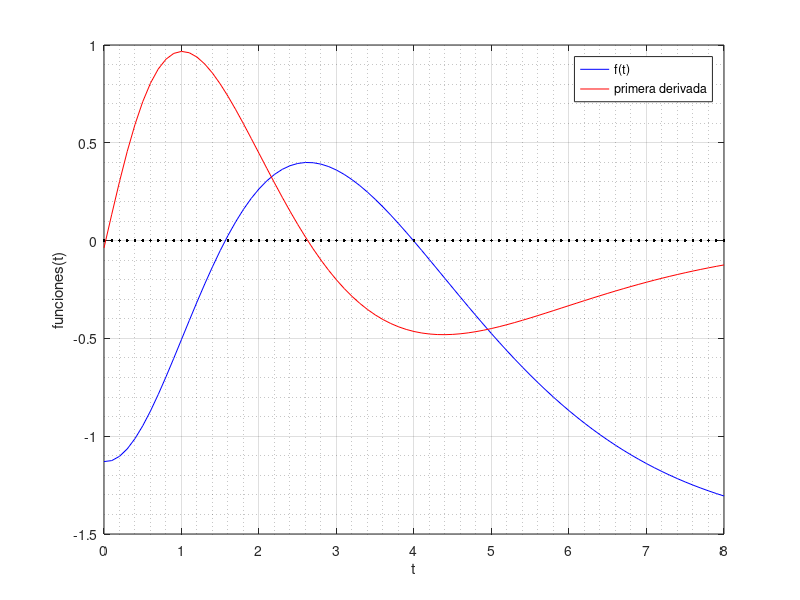

MATLAB code to generate this figure: (Note: this script raises an error after producing the figure.)
E=@(t)((t+1/3).^(3)+1/3).*e.^(-t);%Ecuacion de energia
tol=1e-5;
kmax=1000;
%funciones y sus derivadas
f=@(t)((t+1/3).^(3)+1/3).*e.^(-t)-1.5;%funcion de (a)
df=@(t) -e.^(-t).*((t+1/3).^(3)+1/3)+3*e.^(-t).*(t+1/3).^(2);
ddf=@(t)(e.^(-t).*(27*t.^3-135.*t.^2+63.*t+46))/27;
dddf=@(t)(1/27).*(-333.*t.*e.^(-t)+
216.*t.^2.*e.^(-t)-27.*t.^3.*e.^(-t)+17.*e.^(-t));
t=[0:0.1:8];
Et = E(t);
dft = df(t);
ddft=ddf(t);
dddft = dddf(t);
%----------------------------------------------------------------------
%(a) Determinar instantes de tiempo en los que la energia es 
%igual a 1.5, con 5 digitos de precision
%Grafica de f(t)
ft=f(t);
figure(1)
plot(t,ft,'b');
hold on
plot(t,dft,'r');
hold on
plot(t,0,'k')
set(gca,'XTick',0:1:100)
grid on
grid minor
xlabel('t')
ylabel('funciones(t)')
legend('f(t)','primera derivada')
hold off
%solucion por Newton-Raphson
%intervalo 1
x011=1;
[xNew11 hNew11 itNew11] = newton(f,df,x011,kmax,tol)
%intervalo 2
x012=3.5;
[xNew12 hNew12 itNew12] = newton(f,df,x012,kmax,tol)
%----------------------------------------------------------------------
%(b)Determinar max energia del sistema y en que t ocurre, utilizando
%misma tol

%Grafica de df(t)
figure(2)
plot(t,dft,'b');
hold on
plot(t,ddft,'r');
hold on
plot(t,0,'k');
set(gca,'XTick',0:1:100)
grid on
grid minor
xlabel('t')
ylabel('funciones(t)')
legend('primera derivada','segunda derivada')
hold off
%solucion por Newton-Raphson
x02=2.5;
[xNew2 hNew2 itNew2] = newton(df,ddf,x02,kmax,tol)
%----------------------------------------------------------------------
%(c) Determinar t en donde se da la max tasa de 
%crecimiento instantanea de la energia con misma tol
%Grafica de ddf(t)
figure(3)
plot(t,ddft,'b');
hold on
plot(t,dddft,'r');
hold on
plot(t,0,'k');
set(gca,'XTick',0:1:100)
grid on
grid minor
xlabel('t')
ylabel("funciones(t)")
legend('segunda derivada','tercera derivada')
hold off
%busqueda por biseccion
tolBis = 1e-3;
[xBis hBis itBis] = biseccion(ddf,1,2,kmax,tolBis)
%solucion por newton-raphson
[xNew3 hNew3 itNew3] = newton(ddf,dddf,xBis,kmax,tol)

